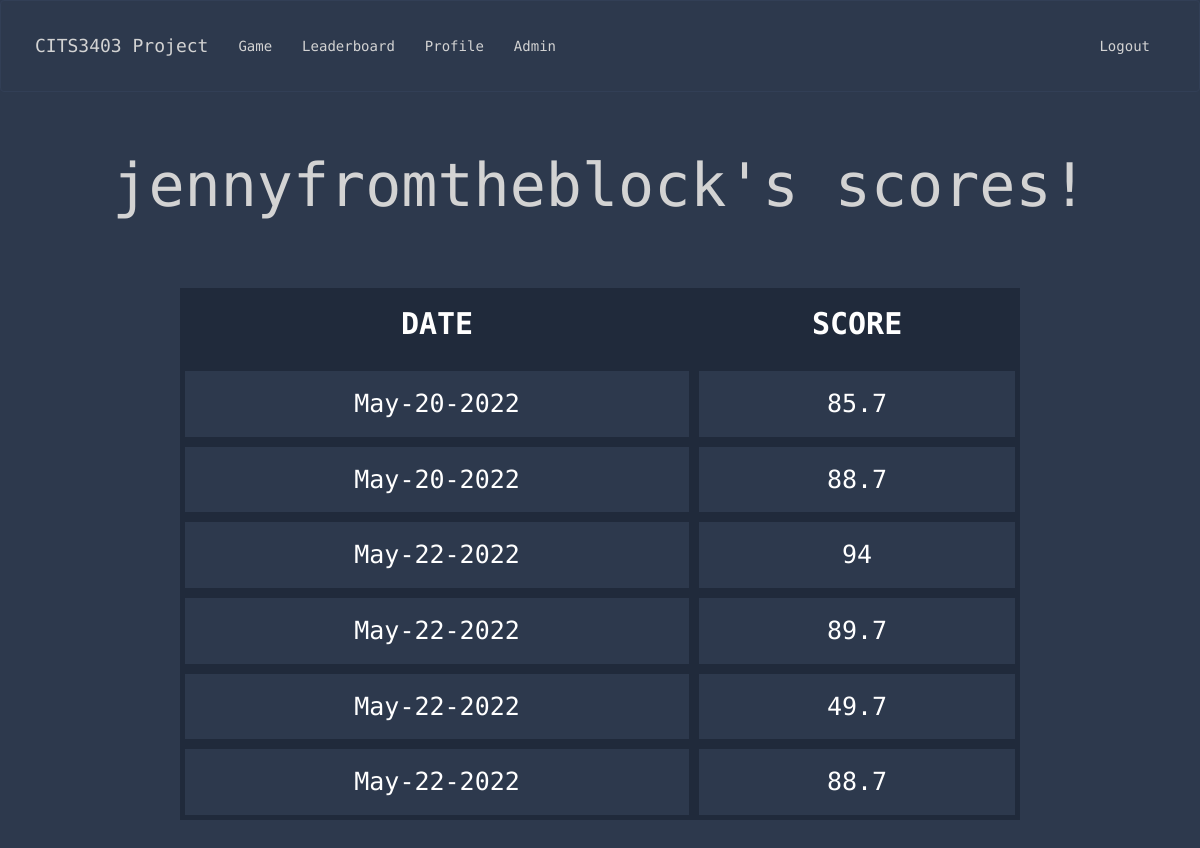
The page /user_stats (signed in) on the database its author committed.
### app/models.py (models this page shows, shortened)
class User(UserMixin, db.Model):
    id = db.Column(db.Integer, primary_key=True)
    username = db.Column(db.String(64), index=True, unique=True)
    email = db.Column(db.String(120), index=True, unique=True)
    password_hash = db.Column(db.String(128))
    user_stats = db.relationship('Score', backref='user', lazy=True)
    @login.user_loader
    def load_user(id):
        return User.query.get(int(id))

class Score(UserMixin, db.Model):
    id = db.Column(db.Integer, primary_key=True)
    user_score = db.Column(db.Integer)
    user_id = db.Column(db.Integer, db.ForeignKey("user.id"))
    today = date.today()
    format_date = today.strftime("%b-%d-%Y") #strips minutes, formats the date eg May-16-2022
    date = db.Column(db.String, default=format_date)

### app/routes.py (the view)
@app.route('/user_stats')
def user_stats():
    if current_user.is_authenticated: #Show list of stats associated with user IF logged in
        user_id = current_user.id
        my_scores = Score.query.filter_by(user_id=user_id)
        return render_template('user.html', user=my_scores, title="Profile")
    return render_template('user.html', title='Profile')

### app/templates/user.html
{% extends "base.html" %}
{% block content %}
    <h1>{{ current_user.username }}'s scores! </h1>
   <table id="myTable" class="tablesorter">
    <thead>
        <tr>
            <th> DATE </th>
            <th> SCORE </th>
        </tr>
    </thead>
    <tbody>
        {% for user in user %}
            <tr>
                <td> {{ user.date }} </td>
                <td> {{ user.user_score }} </td>
            </tr>
        {% endfor %}
    </tbody>
</table>
</body>
{% endblock %}

### app/static/css/stylesheet.css (style rules this page uses)
head,body { text-align: center; padding-bottom: 50px; }
h1 { padding: 40px; font-size: 60px; }
body { background: #2d394d; color: lightgrey; }
.center, h1 { text-align: center; font-family: 'Source Code Pro', monospace; }
table { border-collapse: separate; font-size: 25px; width: 70%; margin-left: auto; margin-right: auto; margin-top: 30px; font-family: 'Source Code Pro', monospace; }
th, td { border: 5px solid #202a3b; padding: 15px; text-align: center; color: white; margin: none; }
th { font-size: 30px; border-top: none; font-weight: bold; background-color: #202a3b; }

### rows shown on the page
User: username "jennyfromtheblock"
Score: date "May-20-2022", user_score "85.7"
Score: date "May-20-2022", user_score "88.7"
Score: date "May-22-2022", user_score "94"
Score: date "May-22-2022", user_score "89.7"
Score: date "May-22-2022", user_score "49.7"
Score: date "May-22-2022", user_score "88.7"
